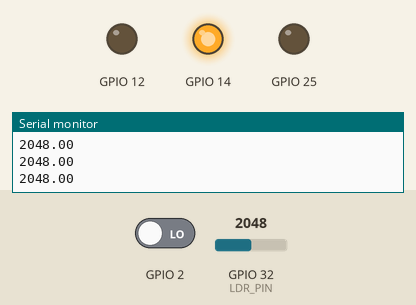
This sketch was run on a simulated ESP32. Shown: output pins drawn as LEDs (lit = HIGH), the last lines printed to the serial monitor. Dashed ring = blinking. Inputs (shaded band) come from the test bench; at power-on: GPIO 32 (LDR_PIN) = 2048, GPIO 2 LOW. WiFi joins after 1.5 s; servers stay silent unless stated; no MQTT or app messages arrive unless stated.

Above: at 2.7 s.
2.8 s: GPIO 32 (LDR_PIN) set to 2080
At 4.0 s:
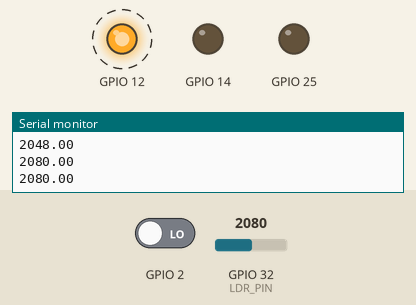
5.8 s: GPIO 2 driven HIGH
At 6.5 s:
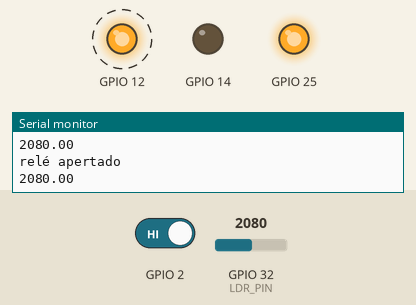
8.8 s: GPIO 32 (LDR_PIN) set to 2047
At 10.1 s:
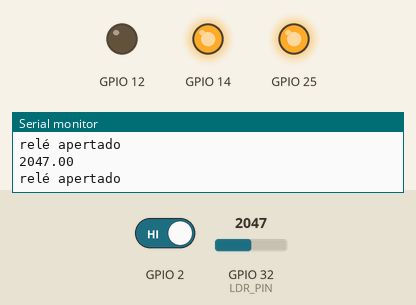
10.7 s: GPIO 32 (LDR_PIN) set to 2866
At 12.6 s:
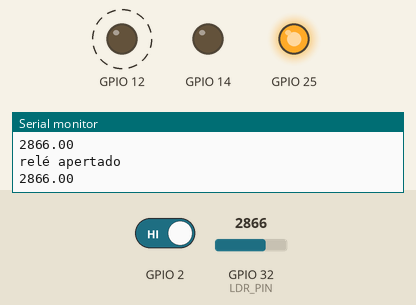
13.7 s: GPIO 32 (LDR_PIN) set to 2008
At 15.6 s:
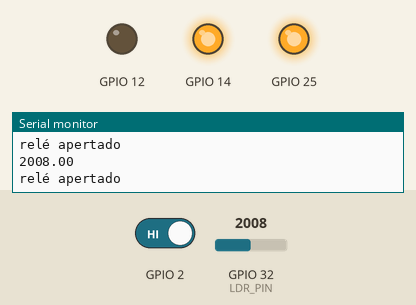
Timing chart, 0 to 16.8 s (numbered marks = the images above; inputs shaded):
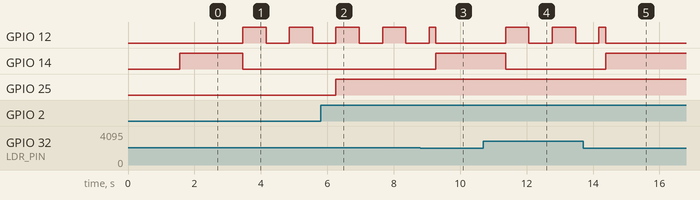

The sketch:

projeto_exemplo.ino
```cpp
#include <WiFi.h>
#include <PubSubClient.h>

class Led {
  public:
    int ledPin;
    bool ledStatus = LOW;
    Led(int pin) {
      ledPin = pin;
    }

    void beginLed() {
      pinMode(ledPin, OUTPUT);
    }

    void turnLedOn() {
      digitalWrite(ledPin, HIGH);
      ledStatus = HIGH;
    }
    void turnLedOff() {
      digitalWrite(ledPin, LOW);
      ledStatus = LOW;
    }

    void blinkLed() {
      delay(500);
      if (ledStatus) {
        turnLedOff();
        return;
      }
      turnLedOn();
    }
};

#define LDR     "LDR"
#define LED_A     "LED_A"
#define LED_B     "LED_B"
#define ID_DEVICE         ""

#define BROKER_PORT 1883
const char *SSID = "Wokwi-GUEST";
const char *PASSWORD = "";
const char *BROKER_ADDRESS = "mqtt-dashboard.com";
int timer = 0;

#define LDR_PIN 32

WiFiClient device_client;
PubSubClient MQTT(device_client);
Led ledA(12);
Led ledB(14);


void initMQTT() {
  //Inicia a conexão com o broker mqtt
  MQTT.setServer(BROKER_ADDRESS, BROKER_PORT);
}

void reconnectMQTT() {
  //Enquanto não está conectado
  while (!MQTT.connected()) {
    //Tenta se conectar ao mqtt
    if (!MQTT.connect(ID_DEVICE)) {
      Serial.println("Reconectando no MQTT...");
      delay(200);
    }
  }
}

void checkWiFIAndMQTT() {
  if (!MQTT.connected())
    reconnectMQTT();
  reconnectWiFi();
}

void reconnectWiFi() {
  if (WiFi.status() == WL_CONNECTED)
    return;

  //Se conecta ao wifi
  WiFi.begin(SSID, PASSWORD);

  //Fica reconectando no wifi
  while (WiFi.status() != WL_CONNECTED) {
    delay(100);
    Serial.println("Reconectando");
  }
  Serial.println("Conectado no wifi");
}


void setup() {
  Serial.begin(115200);
  Serial.print("Iniciou");

  pinMode(LDR_PIN, INPUT);
  pinMode(2, INPUT);
  pinMode(25, OUTPUT);
  ledA.beginLed();
  ledB.beginLed();
  reconnectWiFi();
  initMQTT();
  checkWiFIAndMQTT();
  timer = millis();
}


void loop() {
  int time = timer - millis();
  int timeHasPassed = abs(time);

  float ldrRead = analogRead(LDR_PIN);
  Serial.println(ldrRead);

  if (ldrRead > 2048) {
    ledA.blinkLed();
    ledB.turnLedOff();
  } else {
    ledA.turnLedOff();
    ledB.turnLedOn();
  }

  if (digitalRead(2)) {
    Serial.println("relé apertado");
    digitalWrite(25, HIGH);
  } else {
    digitalWrite(25, LOW);
  }

  if (timeHasPassed > 1000) {
    char ldrChar[10];
    String(ldrRead).toCharArray(ldrChar, 10);

    char ledAValue[2];
    String(ledA.ledStatus).toCharArray(ledAValue, 2);

    char ledBValue[2];
    String(ledB.ledStatus).toCharArray(ledBValue, 2);


    MQTT.publish(LDR, ldrChar);
    MQTT.publish(LED_A, ledAValue);
    MQTT.publish(LED_B, ledBValue);
    checkWiFIAndMQTT();
    timer = millis();
  }
  delay(200);
}
```

Measured:
- the behaviour switches between 2048 and 2049 on GPIO 32 (LDR_PIN) (found by bisection; images 0 and 1)
- after the input at 2.8 s, GPIO 12: alternates HIGH for 0.70 s and LOW for 0.70 s, starting after 0.66 s; GPIO 14: HIGH → LOW after 0.66 s
- after the input at 5.8 s, GPIO 25: LOW → HIGH after 0.46 s
- after the input at 8.8 s, GPIO 14: LOW → HIGH after 0.47 s
- after the input at 10.7 s, GPIO 12: alternates HIGH for 0.70 s and LOW for 0.70 s, starting after 0.67 s; GPIO 14: HIGH → LOW after 0.67 s
- after the input at 13.7 s, GPIO 14: LOW → HIGH after 0.68 s
